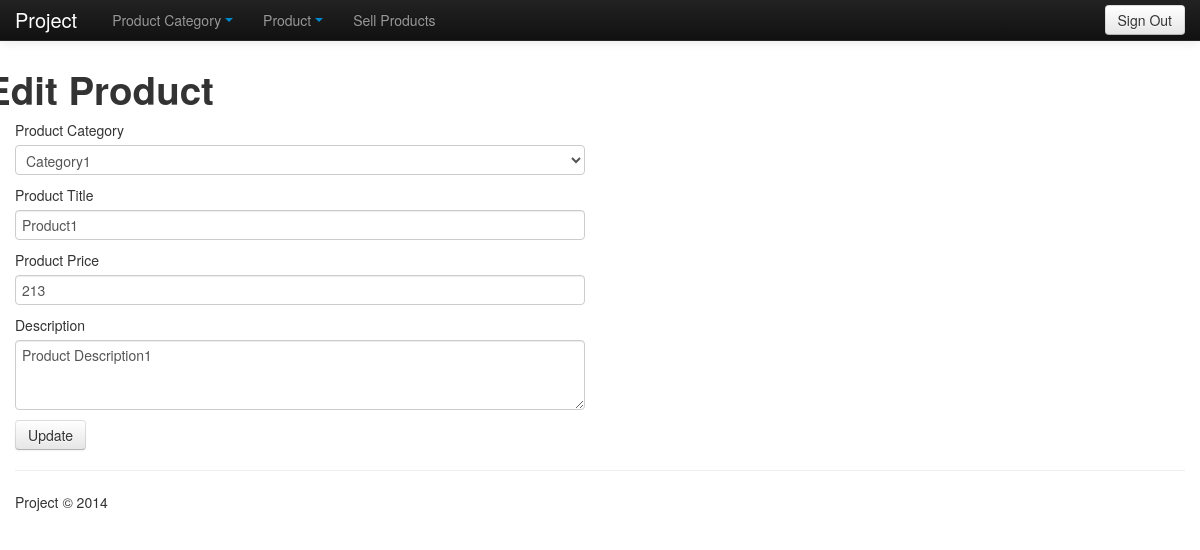
Page /edit_product.php?id=1 (signed in) on the committed database.
### tables this page shows
CREATE TABLE IF NOT EXISTS `product` (
  `prod_id` int(11) NOT NULL AUTO_INCREMENT,
  `cat_id` int(11) NOT NULL,
  `prod_title` varchar(300) NOT NULL,
  `price` varchar(300) NOT NULL,
  `description` text NOT NULL,
  `sold` int(11) NOT NULL,
  PRIMARY KEY (`prod_id`)
);

CREATE TABLE IF NOT EXISTS `category` (
  `cat_id` int(11) NOT NULL AUTO_INCREMENT,
  `cat_title` varchar(300) NOT NULL,
  PRIMARY KEY (`cat_id`)
);

### edit_product.php (the view, shortened to what this page needs)
<?php
$get_prod_id=$_GET['id'];
if(!empty($_SESSION['username123']))
{
?>
<!DOCTYPE html>
<html lang="en">
  <head>
    <link href="css/bootstrap.css" rel="stylesheet">
    <link href="css/bootstrap-responsive.css" rel="stylesheet">
    <link rel="stylesheet" type="text/css" media="screen" href="css/bootstrap-datetimepicker.min.css" />
</head>
  <body>
    <div class="navbar navbar-inverse navbar-fixed-top">
      <div class="navbar-inner">
        <div class="container">
          <a class="brand" href="dashboard.php">Project</a>
           <?php include('menu.php');?>
        </div>
      </div>
    </div>
    <div class="container">
<?php
        $query1=mysql_query("select * from product where prod_id='$get_prod_id'");
        $result1=mysql_fetch_array($query1);
        $push_prod_title=$result1['prod_title'];
        $push_cat_id=$result1['cat_id'];
        $push_price=$result1['price'];
        $push_description=$result1['description'];
      ?>
      <div class="row">
        <h1>Edit Product</h1>
                <form action="" method="post">
           <div class="span6">
            <label>Product Category</label>
            <div class="input-group">
            <select class="form-control span6" name="category" id="source" required>
                                    <?php
                                    $res_qual=mysql_query("select * from category");
                                        while($row_qual=mysql_fetch_assoc($res_qual))
                                        {
                                    ?>
                                        <option value="<?php echo $row_qual['cat_id'];?>" <?php if($row_qual['cat_id']==$push_cat_id) { echo "selected='selected'";}?>><?php echo $row_qual['cat_title'];?></option>
                                    <?php
                                        }
                                    ?></select>
            </div>
            </div>
        <div class="span12">
            <label>Product Title</label>
            <div class="input-group">
            <input class="span6" type="text" name="product" value="<?php echo $push_prod_title;?>" required>
            </div>
            </div>
             <div class="span12">
            <label>Product Price</label>
            <div class="input-group">
            <input class="span6" type="text" name="price" onkeydown="return numericOnly(event);" value="<?php echo $push_price;?>" required>
            </div>
            </div>
             <div class="span12">
            <label>Description</label>
            <div class="input-group">
            <textarea rows="3" class="span6" name="description" required><?php echo $push_description;?></textarea>
            </div>
            </div>
            <div class="span12">
              <button type="submit" class="btn" name="save">Update</button>
            </div>
         </form>
      </div>
      <hr>
        <?php include('footer.php');?>
    </div>
  </body>
</html>
<?php
}
else
echo "<script>javascript:window.location = 'index.php'</script>";
?>

### edit_product.php (style rules this page uses)
body { padding-top: 60px; padding-bottom: 40px; }

### rows in the picture
product: category "Category1", product "Product1", price "213", description "Product Description1"
